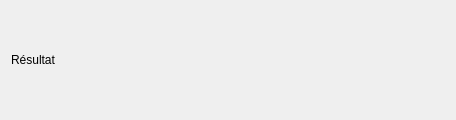
<?xml version="1.0" encoding="UTF-8"?>
<ui version="4.0">
 <class>Form</class>
 <widget class="QWidget" name="Form">
  <property name="geometry">
   <rect>
    <x>0</x>
    <y>0</y>
    <width>456</width>
    <height>120</height>
   </rect>
  </property>
  <property name="windowTitle">
   <string>Form</string>
  </property>
  <layout class="QVBoxLayout" name="verticalLayout">
   <item>
    <layout class="QHBoxLayout" name="horizontalLayout" stretch="0,1">
     <item>
      <widget class="QLabel" name="label">
       <property name="text">
        <string>Résultat</string>
       </property>
      </widget>
     </item>
     <item>
      <widget class="QLabel" name="resultLabel">
       <property name="text">
        <string/>
       </property>
      </widget>
     </item>
    </layout>
   </item>
  </layout>
 </widget>
 <resources/>
 <connections/>
</ui>
